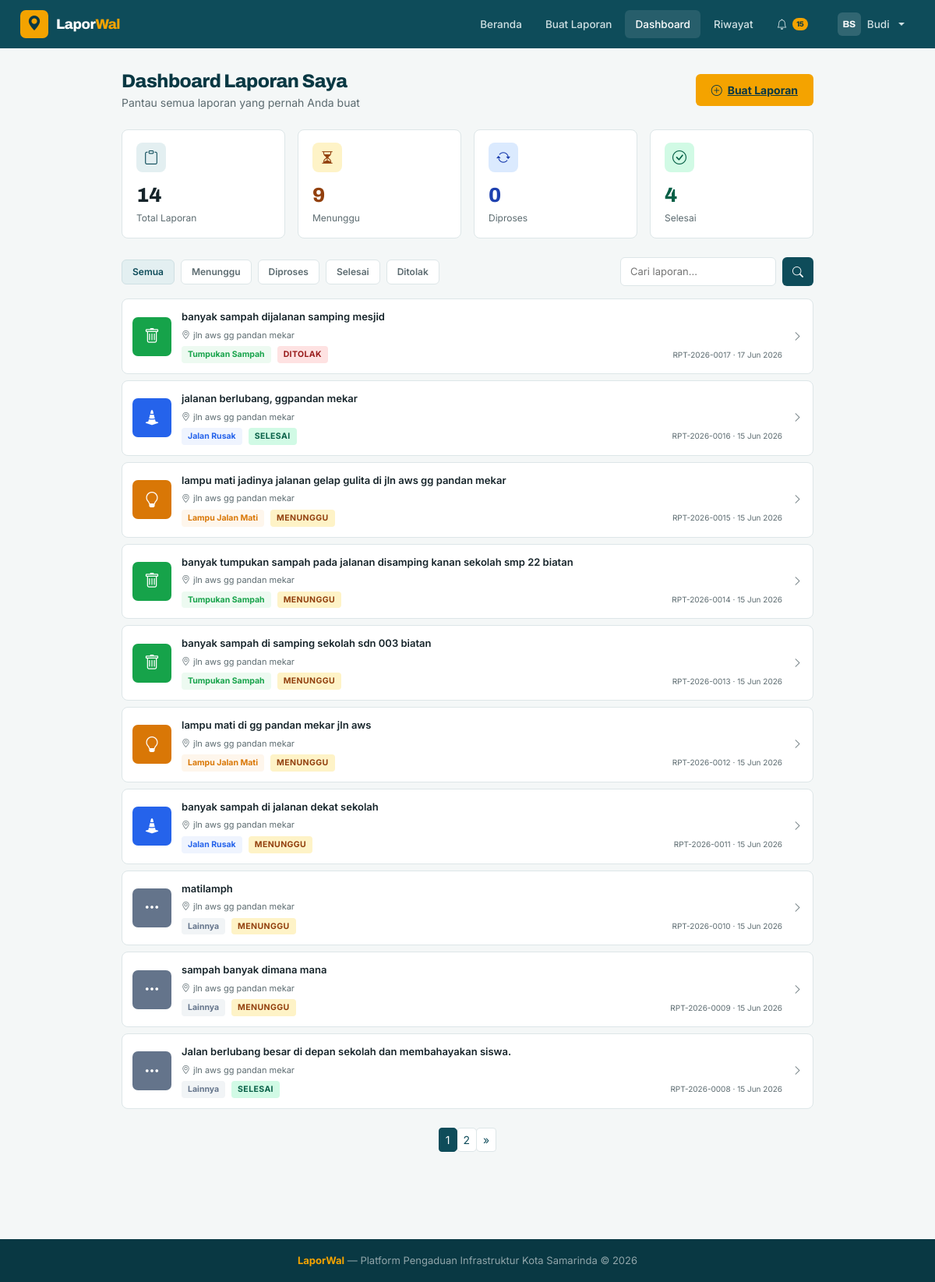
Page /dashboard/ (signed in) on the committed database.
### accounts/models.py (models this page shows, shortened)
class CustomUser(AbstractUser):
    phone = models.CharField(max_length=20, blank=True, verbose_name="Nomor HP")
    avatar = models.ImageField(upload_to='avatars/', blank=True, null=True, verbose_name="Foto Profil")
    kota = models.CharField(max_length=100, default='Samarinda', verbose_name="Kota")
    is_admin_dinas = models.BooleanField(default=False, verbose_name="Admin Dinas")
    class Meta:
        verbose_name = "Pengguna"
        verbose_name_plural = "Pengguna"
    def get_initials(self):
        parts = self.get_full_name().split()
        if len(parts) >= 2:
            return parts[0][0].upper() + parts[1][0].upper()
        elif self.first_name:
            return self.first_name[:2].upper()
        return self.username[:2].upper()

### laporan/models.py (models this page shows, shortened)
class Laporan(models.Model):
    KATEGORI_CHOICES = [
        ('jalan', 'Jalan Rusak'),
        ('sampah', 'Tumpukan Sampah'),
        ('lampu', 'Lampu Jalan Mati'),
        ('lainnya', 'Lainnya'),
    ]
    STATUS_CHOICES = [
        ('pending', 'Menunggu'),
        ('diproses', 'Diproses'),
        ('selesai', 'Selesai'),
        ('ditolak', 'Ditolak'),
    ]
    PRIORITAS_CHOICES = [
        ('rendah', 'Rendah'),
        ('sedang', 'Sedang'),
        ('tinggi', 'Tinggi'),
        ('darurat', 'Darurat'),
    ]
    nomor_laporan = models.CharField(max_length=20, unique=True, blank=True)
    pelapor = models.ForeignKey(
        settings.AUTH_USER_MODEL,
        on_delete=models.CASCADE,
        related_name='laporan_set',
        verbose_name="Pelapor"
    )
    foto = models.ImageField(upload_to=report_upload_path, verbose_name="Foto Laporan")
    deskripsi = models.TextField(verbose_name="Deskripsi Laporan")
    alamat = models.CharField(max_length=255, verbose_name="Alamat / Lokasi")
    latitude = models.DecimalField(max_digits=9, decimal_places=6, null=True, blank=True)
    longitude = models.DecimalField(max_digits=9, decimal_places=6, null=True, blank=True)
    kategori = models.CharField(max_length=20, choices=KATEGORI_CHOICES, default='lainnya')
    status = models.CharField(max_length=20, choices=STATUS_CHOICES, default='pending')
    prioritas = models.CharField(max_length=20, choices=PRIORITAS_CHOICES, default='sedang')
    ai_kategori = models.CharField(max_length=20, blank=True, null=True, verbose_name="Kategori AI")
    ai_confidence = models.IntegerField(default=0, verbose_name="Confidence AI (%)")
    catatan_admin = models.TextField(blank=True, verbose_name="Catatan Admin")
    dibuat_pada = models.DateTimeField(auto_now_add=True, verbose_name="Tanggal Lapor")
    diperbarui_pada = models.DateTimeField(auto_now=True, verbose_name="Terakhir Diperbarui")
    diselesaikan_pada = models.DateTimeField(null=True, blank=True, verbose_name="Tanggal Selesai")
    class Meta:
        verbose_name = "Laporan"
        verbose_name_plural = "Laporan"
        ordering = ['-dibuat_pada']
    def get_kategori_icon(self):
        icon_map = {
            'jalan': 'bi-cone-striped',
            'sampah': 'bi-trash',
            'lampu': 'bi-lightbulb',
            'lainnya': 'bi-three-dots',
        }
        return icon_map.get(self.kategori, 'bi-three-dots')
    def get_kategori_warna(self):
        warna_map = {
            'jalan': '#2563EB', 'sampah': '#16A34A',
            'lampu': '#D97706', 'lainnya': '#64748B',
        }
        return warna_map.get(self.kategori, '#64748B')

### laporan/views.py (the view)
# urls.py: path('dashboard/', views.dashboard_user, name='dashboard_user'),
@login_required
def dashboard_user(request):
    laporan_qs = Laporan.objects.filter(pelapor=request.user).order_by('-dibuat_pada')
    status_filter = request.GET.get('status', '')
    kategori_filter = request.GET.get('kategori', '')
    search = request.GET.get('q', '')
    if status_filter:
        laporan_qs = laporan_qs.filter(status=status_filter)
    if kategori_filter:
        laporan_qs = laporan_qs.filter(kategori=kategori_filter)
    if search:
        laporan_qs = laporan_qs.filter(
            Q(deskripsi__icontains=search) | Q(alamat__icontains=search) | Q(nomor_laporan__icontains=search)
        )
    my_stats = {
        'total': request.user.laporan_set.count(),
        'pending': request.user.laporan_set.filter(status='pending').count(),
        'diproses': request.user.laporan_set.filter(status='diproses').count(),
        'selesai': request.user.laporan_set.filter(status='selesai').count(),
    }
    paginator = Paginator(laporan_qs, 10)
    page_num = request.GET.get('page', 1)
    laporan_page = paginator.get_page(page_num)
    return render(request, 'laporan/dashboard_user.html', {
        'laporan_list': laporan_page,
        'my_stats': my_stats,
        'status_filter': status_filter,
        'kategori_filter': kategori_filter,
        'search': search,
    })

### templates/laporan/dashboard_user.html (shortened to what this page needs)
{% extends 'base.html' %}
{% block content %}
<div class="dashboard-wrap">
  <div class="d-flex align-items-center justify-content-between mb-4">
    <div>
      <h1 class="h-page" style="margin-bottom:2px">Dashboard Laporan Saya</h1>
      <p class="section-sub mb-0">Pantau semua laporan yang pernah Anda buat</p>
    </div>
    <a href="{% url 'buat_laporan' %}" class="btn-green"><i class="bi bi-plus-circle"></i>Buat Laporan</a>
  </div>
  <div class="row g-3 mb-4">
    <div class="col-6 col-md-3"><div class="stat-card"><div class="ic" style="background:var(--teal-l);color:var(--teal)"><i class="bi bi-clipboard"></i></div><div class="num">{{ my_stats.total }}</div><div class="lbl">Total Laporan</div></div></div>
    <div class="col-6 col-md-3"><div class="stat-card"><div class="ic" style="background:var(--st-wait-bg);color:var(--st-wait-tx)"><i class="bi bi-hourglass-split"></i></div><div class="num" style="color:var(--st-wait-tx)">{{ my_stats.pending }}</div><div class="lbl">Menunggu</div></div></div>
    <div class="col-6 col-md-3"><div class="stat-card"><div class="ic" style="background:var(--st-proc-bg);color:var(--st-proc-tx)"><i class="bi bi-arrow-repeat"></i></div><div class="num" style="color:var(--st-proc-tx)">{{ my_stats.diproses }}</div><div class="lbl">Diproses</div></div></div>
    <div class="col-6 col-md-3"><div class="stat-card"><div class="ic" style="background:var(--st-done-bg);color:var(--st-done-tx)"><i class="bi bi-check-circle"></i></div><div class="num" style="color:var(--st-done-tx)">{{ my_stats.selesai }}</div><div class="lbl">Selesai</div></div></div>
  </div>
  <div class="d-flex flex-wrap gap-3 align-items-center mb-3">
    <div class="d-flex gap-2 flex-wrap flex-grow-1">
      <a href="{% url 'dashboard_user' %}{% if kategori_filter %}?kategori={{ kategori_filter }}{% endif %}" class="filter-chip {% if not status_filter %}active{% endif %}">Semua</a>
      <a href="?status=pending{% if kategori_filter %}&kategori={{ kategori_filter }}{% endif %}{% if search %}&q={{ search }}{% endif %}" class="filter-chip {% if status_filter == 'pending' %}active{% endif %}">Menunggu</a>
      <a href="?status=diproses{% if kategori_filter %}&kategori={{ kategori_filter }}{% endif %}{% if search %}&q={{ search }}{% endif %}" class="filter-chip {% if status_filter == 'diproses' %}active{% endif %}">Diproses</a>
      <a href="?status=selesai{% if kategori_filter %}&kategori={{ kategori_filter }}{% endif %}{% if search %}&q={{ search }}{% endif %}" class="filter-chip {% if status_filter == 'selesai' %}active{% endif %}">Selesai</a>
      <a href="?status=ditolak{% if kategori_filter %}&kategori={{ kategori_filter }}{% endif %}{% if search %}&q={{ search }}{% endif %}" class="filter-chip {% if status_filter == 'ditolak' %}active{% endif %}">Ditolak</a>
    </div>
    <form method="get" class="search-form d-flex gap-2">
      <input type="text" name="q" value="{{ search }}" placeholder="Cari laporan...">
      <button type="submit" class="btn-teal" style="padding:8px 13px"><i class="bi bi-search"></i></button>
    </form>
  </div>
  {% if laporan_list %}
  {% for lap in laporan_list %}
  <a href="{% url 'detail_laporan' lap.pk %}" class="report-row">
    <div class="report-thumb" style="background:{{ lap.get_kategori_warna }}"><i class="bi {{ lap.get_kategori_icon }}"></i></div>
    <div style="flex:1;min-width:0">
      <div style="font-size:13px;font-weight:600;margin-bottom:5px;white-space:nowrap;overflow:hidden;text-overflow:ellipsis">{{ lap.deskripsi }}</div>
      <div class="section-sub" style="font-size:11px;margin-bottom:6px"><i class="bi bi-geo-alt me-1"></i>{{ lap.alamat|truncatechars:60 }}</div>
      <div class="d-flex align-items-center gap-2 flex-wrap">
        <span class="badge-{{ lap.kategori }}">{{ lap.get_kategori_display }}</span>
        <span class="badge-{{ lap.status }}">{{ lap.get_status_display }}</span>
        <span class="section-sub" style="font-size:10px;margin-left:auto">{{ lap.nomor_laporan }} · {{ lap.dibuat_pada|date:"d M Y" }}</span>
      </div>
    </div>
    <i class="bi bi-chevron-right d-none d-md-block" style="font-size:13px;color:var(--muted)"></i>
  </a>
  {% endfor %}
  {% if laporan_list.has_other_pages %}
  <nav class="mt-4">
    <ul class="pagination pagination-sm justify-content-center">
      {% for num in laporan_list.paginator.page_range %}
      <li class="page-item {% if num == laporan_list.number %}active{% endif %}">
        <a class="page-link" href="?page={{ num }}{% if status_filter %}&status={{ status_filter }}{% endif %}{% if search %}&q={{ search }}{% endif %}">{{ num }}</a>
      </li>
      {% endfor %}
      {% if laporan_list.has_next %}
      <li class="page-item"><a class="page-link" href="?page={{ laporan_list.next_page_number }}{% if status_filter %}&status={{ status_filter }}{% endif %}{% if search %}&q={{ search }}{% endif %}">&raquo;</a></li>
      {% endif %}
    </ul>
  </nav>
  {% endif %}
  {% endif %}
</div>
{% endblock %}

### templates/base.html (shortened to what this page needs)
<!DOCTYPE html>
<html lang="id">
<head>
  {% load static %}
  <link href="https://cdn.jsdelivr.net/npm/bootstrap@5.3.3/dist/css/bootstrap.min.css" rel="stylesheet">
  <link href="https://cdn.jsdelivr.net/npm/bootstrap-icons@1.11.3/font/bootstrap-icons.css" rel="stylesheet">
</head>
<body>
<nav class="lw-navbar">
  <a href="{% url 'beranda' %}" class="lw-brand">
    <div class="lw-brand-icon"><i class="bi bi-geo-alt-fill"></i></div>
    <span class="lw-brand-text">Lapor<b>Wal</b></span>
  </a>
  <div class="lw-nav-links">
    {% if user.is_authenticated %}
      {% if user.is_admin_dinas or user.is_staff %}
        <a href="{% url 'admin_dashboard' %}" class="lw-nav-link {% if request.resolver_match.url_name == 'admin_dashboard' %}active{% endif %}"><i class="bi bi-speedometer2"></i>Dashboard</a>
        <a href="{% url 'admin_laporan' %}" class="lw-nav-link {% if request.resolver_match.url_name == 'admin_laporan' %}active{% endif %}"><i class="bi bi-clipboard-data"></i>Laporan</a>
        <a href="{% url 'admin_pengguna' %}" class="lw-nav-link {% if request.resolver_match.url_name == 'admin_pengguna' %}active{% endif %}"><i class="bi bi-people"></i>Pengguna</a>
      {% else %}
        <a href="{% url 'beranda' %}" class="lw-nav-link {% if request.resolver_match.url_name == 'beranda' %}active{% endif %}">Beranda</a>
        <a href="{% url 'buat_laporan' %}" class="lw-nav-link {% if request.resolver_match.url_name == 'buat_laporan' %}active{% endif %}">Buat Laporan</a>
        <a href="{% url 'dashboard_user' %}" class="lw-nav-link {% if request.resolver_match.url_name == 'dashboard_user' %}active{% endif %}">Dashboard</a>
        <a href="{% url 'riwayat_laporan' %}" class="lw-nav-link {% if request.resolver_match.url_name == 'riwayat_laporan' %}active{% endif %}">Riwayat</a>
        <a href="{% url 'notifikasi' %}" class="lw-nav-link {% if request.resolver_match.url_name == 'notifikasi' %}active{% endif %}">
          <i class="bi bi-bell"></i>
          <span id="notif-badge-count" class="notif-badge d-none">0</span>
        </a>
      {% endif %}
      <div class="dropdown ms-2">
        <button class="lw-nav-link dropdown-toggle d-flex align-items-center gap-2" data-bs-toggle="dropdown">
          <div style="width:30px;height:30px;background:rgba(255,255,255,.15);border-radius:6px;display:flex;align-items:center;justify-content:center;font-size:12px;font-weight:700;color:#fff;font-family:var(--display)">
            {{ user.get_initials }}
          </div>
          <span class="d-none d-md-inline">{{ user.first_name|default:user.username }}</span>
        </button>
      </div>
    {% endif %}
  </div>
</nav>
{% block content %}{% endblock %}
<footer class="lw-footer">
  <b>LaporWal</b> &mdash; Platform Pengaduan Infrastruktur Kota Samarinda &copy; 2026
</footer>
</body>
</html>

### rows in the picture
CustomUser: get_initials "BS", first_name "Budi"
Laporan: deskripsi "banyak sampah dijalanan samping mesjid", alamat "jln aws gg pandan mekar", kategori "Tumpukan Sampah", status "DITOLAK", nomor_laporan "RPT-2026-0017", dibuat_pada "17 Jun 2026"
Laporan: deskripsi "jalanan berlubang, ggpandan mekar", alamat "jln aws gg pandan mekar", kategori "Jalan Rusak", status "SELESAI", nomor_laporan "RPT-2026-0016", dibuat_pada "15 Jun 2026"
Laporan: deskripsi "lampu mati jadinya jalanan gelap gulita di jln aws gg pandan mekar", alamat "jln aws gg pandan mekar", kategori "Lampu Jalan Mati", status "MENUNGGU", nomor_laporan "RPT-2026-0015", dibuat_pada "15 Jun 2026"
Laporan: deskripsi "banyak tumpukan sampah pada jalanan disamping kanan sekolah smp 22 biatan", alamat "jln aws gg pandan mekar", kategori "Tumpukan Sampah", status "MENUNGGU", nomor_laporan "RPT-2026-0014", dibuat_pada "15 Jun 2026"
Laporan: deskripsi "banyak sampah di samping sekolah sdn 003 biatan", alamat "jln aws gg pandan mekar", kategori "Tumpukan Sampah", status "MENUNGGU", nomor_laporan "RPT-2026-0013", dibuat_pada "15 Jun 2026"
Laporan: deskripsi "lampu mati di gg pandan mekar jln aws", alamat "jln aws gg pandan mekar", kategori "Lampu Jalan Mati", status "MENUNGGU", nomor_laporan "RPT-2026-0012", dibuat_pada "15 Jun 2026"
Laporan: deskripsi "banyak sampah di jalanan dekat sekolah", alamat "jln aws gg pandan mekar", kategori "Jalan Rusak", status "MENUNGGU", nomor_laporan "RPT-2026-0011", dibuat_pada "15 Jun 2026"
Laporan: deskripsi "matilamph", alamat "jln aws gg pandan mekar", kategori "Lainnya", status "MENUNGGU", nomor_laporan "RPT-2026-0010", dibuat_pada "15 Jun 2026"
Laporan: deskripsi "sampah banyak dimana mana", alamat "jln aws gg pandan mekar", kategori "Lainnya", status "MENUNGGU", nomor_laporan "RPT-2026-0009", dibuat_pada "15 Jun 2026"
Laporan: deskripsi "Jalan berlubang besar di depan sekolah dan membahayakan siswa.", alamat "jln aws gg pandan mekar", kategori "Lainnya", status "SELESAI", nomor_laporan "RPT-2026-0008", dibuat_pada "15 Jun 2026"

### other values in the picture
{{ my_stats.total }} "14"
{{ my_stats.pending }} "9"
{{ my_stats.diproses }} "0"
{{ my_stats.selesai }} "4"
{{ num }} "1" "2"
